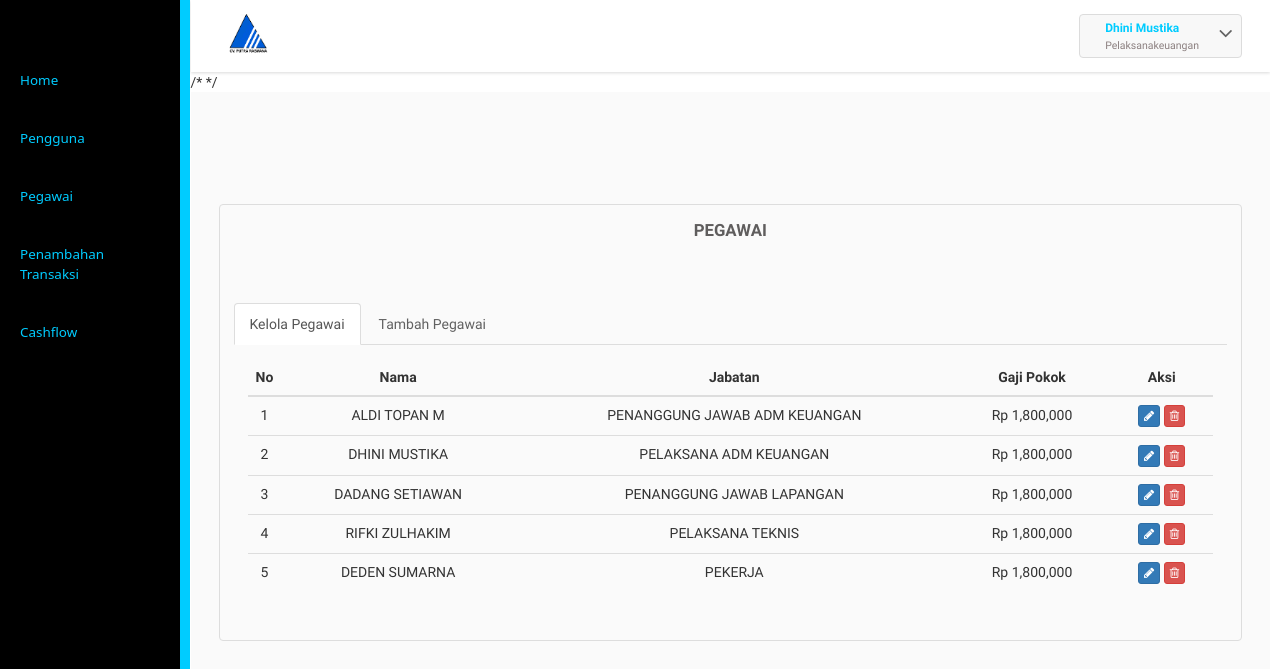
The page /pelaksanaadmkeuangan/pegawai.php (signed in) on the database its author committed.
### tables this page shows
CREATE TABLE `pengguna` (
  `id_pengguna` varchar(25) NOT NULL,
  `username` varchar(55) NOT NULL,
  `password` text NOT NULL,
  `email` varchar(55) NOT NULL,
  `level` varchar(25) NOT NULL,
  `id_pegawai` varchar(25) NOT NULL
);

CREATE TABLE `pegawai` (
  `id_pegawai` varchar(25) NOT NULL,
  `nama` varchar(56) NOT NULL,
  `jabatan` varchar(30) NOT NULL
);

CREATE TABLE `gaji` (
  `id_pegawai` varchar(25) NOT NULL,
  `gaji` int(11) NOT NULL
);

### pelaksanaadmkeuangan/pegawai.php (the view, shortened to what this page needs)
<?php
include("libfunc.php");
include("../libfunc.php");
$link=koneksidb();
if(($_SESSION['logske']==true) && ($_SESSION['userske']!="")){
  headske();
  ?>
/*    */
  <div class="inner-block">
    <div class="table-agile-info">
      <div class="panel panel-default">
        <div class="chit-chat-heading">
          Pegawai
        </div>
        <br>
        <div class="horizontal-tab">
          <ul class="nav nav-tabs">
            <li class="active"><a href="#tab1" data-toggle="tab" aria-expanded="true">Kelola Pegawai</a></li>
            <li class=""><a href="#tab2" data-toggle="tab" aria-expanded="false">Tambah Pegawai</a></li>
          </ul>
          <div class="tab-content">
            <div class="tab-pane active" id="tab1">
              <div class="row">
                <div class="col-md-12">
                  <div class="table-responsive">
                    <table class="table table-hover">
                      <thead>
                        <tr>
                          <th style="width:20px;"><center>No</center></th>
                          <th><center>Nama</center></th>
                          <th><center>Jabatan</center></th>
                          <th><center>Gaji Pokok</center></th>
                          <th><center>Aksi</center></th>
                        </tr>
                      </thead>
                      <tbody>
                        <?php
                        $sql1="SELECT * FROM pegawai p INNER JOIN gaji g ON p.id_pegawai=g.id_pegawai";
                        $res1=mysqli_query($link,$sql1);
                        $i=1;
                        while($data1=mysqli_fetch_array($res1)){
                          ?>
                          <tr>
                            <td><center><?php echo $i;?></center></td>
                            <td><center><?php echo strtoupper($data1['nama']);?></center></td>
                            <td><center><?php echo strtoupper($data1['jabatan']);?></center></td>
                            <td><center>
                              <?php echo "Rp ".strtoupper(number_format($data1['gaji']));?>
                            </center></td>
                            <td><center>
                              <a class="logout" data-toggle="modal" href="#myModala<?php echo $i;?>"><button class="btn btn-primary btn-xs tombol-edit" data-idpeg="<?php echo $data1['id_pegawai'];  ?>"><i class="fa fa-pencil"></i></button></a>
							  <a href="hpegawai.php?&SDEdwdw=<?php echo base64_encode($data1['id_pegawai']);?>" onClick="return confirm('Apakah Anda Yakin Akan Menghapus Data?')"> <button class="btn btn-danger btn-xs"><i class="fa fa-trash-o "></i></button></a>
                            </center></td>
                          </tr>
                          <?php
                          $i++;
                        }
                        ?>
                      </table>
                    </div>
                  </div>
                </div>
              </div>
            </div>
          </div>
        </div>
      </div>
    </div>
  </div>
</div>
<?php
sideske();
}else{
  header("Location: ../masuk.php");
}
?>

### pelaksanaadmkeuangan/libfunc.php (shortened to what this page needs)
<?php
function headske(){
	$iduser=$_SESSION['idske'];
	$link=koneksidb();
	$sql="SELECT * FROM pengguna pg INNER JOIN pegawai p ON pg.id_pegawai=p.id_pegawai WHERE id_pengguna='$iduser'";
	$res=mysqli_query($link,$sql);
	$data=mysqli_fetch_array($res);
	?>
	<!DOCTYPE HTML>
<html>
<head>
	<link href="../css/bootstrap.css" rel="stylesheet" type="text/css" media="all">
	<link href="../css/style.css" rel="stylesheet" type="text/css" media="all"/>
	<link href="../css/font-awesome.css" rel="stylesheet">
</head>
<body>
	<div class="page-container">
		<div class="left-content">
			<div class="mother-grid-inner">
				<div class="header-main">
					<div class="header-left">
						<div class="logo-name">
							<a href="index">
								<img id="logo" src="../images/cv.PNG" alt="Logo" width="40" /> </a>
							</div>
							<div class="clearfix"> </div>
						</div>
						<div class="header-right">
							<div class="profile_details">
								<ul>
									<li class="dropdown profile_details_drop">
										<a href="#" class="dropdown-toggle" data-toggle="dropdown" aria-expanded="false">
											<div class="profile_img">
												<div class="user-name">
													<p><?php echo $data['nama'];?></p>
													<span><?php echo $data['level'];?></span>
												</div>
												<i class="fa fa-angle-down lnr"></i>
												<div class="clearfix"></div>
											</div>
										</a>
									</li>
								</ul>
							</div>
							<div class="clearfix"> </div>
						</div>
						<div class="clearfix"> </div>
					</div>
			<?php
		}
		function sideske(){
			?>
			<div class="sidebar-menu">
				<div class="logo"> <a href="#" class="sidebar-icon"> <span class="fa fa-bars"></span> </a>  </div>
				<div class="menu">
					<ul id="menu" >
						<li id="menu-home" ><a href="index"><span>Home</span></a></li>
						<li><a href="pengguna.php"><span>Pengguna</span></a></li>
						<li><a href="pegawai.php"><span>Pegawai</span></a></li>
						<li><a href="kas.php"><span>Penambahan Transaksi</span></a></li>
						<li><a href="bukubesar.php"><span>Cashflow</span></a></li>
					</ul>
				</div>
			</div>
		</div>
	</body>
	</html>
			<?php
		}
	?>

### rows shown on the page
pengguna: id_pegawai.nama "Dhini Mustika", level "Pelaksanakeuangan"
gaji: id_pegawai.nama "ALDI TOPAN M", id_pegawai.jabatan "PENANGGUNG JAWAB ADM KEUANGAN", gaji "1,800,000"
gaji: id_pegawai.nama "DHINI MUSTIKA", id_pegawai.jabatan "PELAKSANA ADM KEUANGAN", gaji "1,800,000"
gaji: id_pegawai.nama "DADANG SETIAWAN", id_pegawai.jabatan "PENANGGUNG JAWAB LAPANGAN", gaji "1,800,000"
gaji: id_pegawai.nama "RIFKI ZULHAKIM", id_pegawai.jabatan "PELAKSANA TEKNIS", gaji "1,800,000"
gaji: id_pegawai.nama "DEDEN SUMARNA", id_pegawai.jabatan "PEKERJA", gaji "1,800,000"
